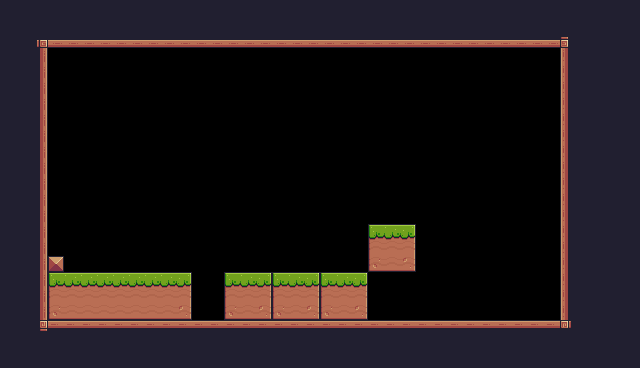

A 2D game scene composited from a Tiled map and its tileset images. What follows is a short description and the map's XML, with every tile layer's data as written:
An orthogonal 40x23 tile map with 16x16 px tiles, 1 tile layer (Tile Layer 1) and 2 objects (Player).

<map version="1.10" tiledversion="1.10.2" orientation="orthogonal" renderorder="right-down" width="40" height="23" tilewidth="16" tileheight="16" infinite="0" nextlayerid="3" nextobjectid="7">
 <tileset firstgid="1" source="Adventure.tsx" />
 <layer id="1" name="Tile Layer 1" width="40" height="23">
  <data encoding="csv">
24,24,24,24,24,24,24,24,24,24,24,24,24,24,24,24,24,24,24,24,24,24,24,24,24,24,24,24,24,24,24,24,24,24,24,24,24,24,24,24,
24,24,24,24,24,24,24,24,24,24,24,24,24,24,24,24,24,24,24,24,24,24,24,24,24,24,24,24,24,24,24,24,24,24,24,24,24,24,24,24,
24,24,92,134,134,134,134,134,134,134,134,134,134,134,134,134,134,134,134,134,134,134,134,134,134,134,134,134,134,134,134,134,134,134,134,93,24,24,24,24,
24,24,113,0,0,0,0,0,0,0,0,0,0,0,0,0,0,0,0,0,0,0,0,0,0,0,0,0,0,0,0,0,0,0,0,111,24,24,24,24,
24,24,113,0,0,0,0,0,0,0,0,0,0,0,0,0,0,0,0,0,0,0,0,0,0,0,0,0,0,0,0,0,0,0,0,111,24,24,24,24,
24,24,113,0,0,0,0,0,0,0,0,0,0,0,0,0,0,0,0,0,0,0,0,0,0,0,0,0,0,0,0,0,0,0,0,111,24,24,24,24,
24,24,113,0,0,0,0,0,0,0,0,0,0,0,0,0,0,0,0,0,0,0,0,0,0,0,0,0,0,0,0,0,0,0,0,111,24,24,24,24,
24,24,113,0,0,0,0,0,0,0,0,0,0,0,0,0,0,0,0,0,0,0,0,0,0,0,0,0,0,0,0,0,0,0,0,111,24,24,24,24,
24,24,113,0,0,0,0,0,0,0,0,0,0,0,0,0,0,0,0,0,0,0,0,0,0,0,0,0,0,0,0,0,0,0,0,111,24,24,24,24,
24,24,113,0,0,0,0,0,0,0,0,0,0,0,0,0,0,0,0,0,0,0,0,0,0,0,0,0,0,0,0,0,0,0,0,111,24,24,24,24,
24,24,113,0,0,0,0,0,0,0,0,0,0,0,0,0,0,0,0,0,0,0,0,0,0,0,0,0,0,0,0,0,0,0,0,111,24,24,24,24,
24,24,113,0,0,0,0,0,0,0,0,0,0,0,0,0,0,0,0,0,0,0,0,0,0,0,0,0,0,0,0,0,0,0,0,111,24,24,24,24,
24,24,113,0,0,0,0,0,0,0,0,0,0,0,0,0,0,0,0,0,0,0,0,0,0,0,0,0,0,0,0,0,0,0,0,111,24,24,24,24,
24,24,113,0,0,0,0,0,0,0,0,0,0,0,0,0,0,0,0,0,0,0,0,0,0,0,0,0,0,0,0,0,0,0,0,111,24,24,24,24,
24,24,113,0,0,0,0,0,0,0,0,0,0,0,0,0,0,0,0,0,0,0,0,7,8,9,0,0,0,0,0,0,0,0,0,111,24,24,24,24,
24,24,113,0,0,0,0,0,0,0,0,0,0,0,0,0,0,0,0,0,0,0,0,29,30,31,0,0,0,0,0,0,0,0,0,111,24,24,24,24,
24,24,113,35,0,0,0,0,0,0,0,0,0,0,0,0,0,0,0,0,0,0,0,51,52,53,0,0,0,0,0,0,0,0,0,111,24,24,24,24,
24,24,113,7,8,8,8,8,8,8,8,9,0,0,7,8,9,7,8,9,7,8,9,0,0,0,0,0,0,0,0,0,0,0,0,111,24,24,24,24,
24,24,113,29,30,30,30,30,30,30,30,31,0,0,29,30,31,29,30,31,29,30,31,0,0,0,0,0,0,0,0,0,0,0,0,111,24,24,24,24,
24,24,113,51,52,52,52,52,52,52,52,53,0,0,51,52,53,51,52,53,51,52,53,0,0,0,0,0,0,0,0,0,0,0,0,111,24,24,24,24,
24,24,114,90,90,90,90,90,90,90,90,90,90,90,90,90,90,90,90,90,90,90,90,90,90,90,90,90,90,90,90,90,90,90,90,115,24,24,24,24,
24,24,24,24,24,24,24,24,24,24,24,24,24,24,24,24,24,24,24,24,24,24,24,24,24,24,24,24,24,24,24,24,24,24,24,24,24,24,24,24,
24,24,24,24,24,24,24,24,24,24,24,24,24,24,24,24,24,24,24,24,24,24,24,24,24,24,24,24,24,24,24,24,24,24,24,24,24,24,24,24
</data>
 </layer>
 <objectgroup id="2" name="Spawnpoints">
  <object id="2" name="Player" type="Player" x="64" y="240" width="32" height="32" />
  <object id="6" x="826.507" y="89.2335" />
 </objectgroup>
</map>
